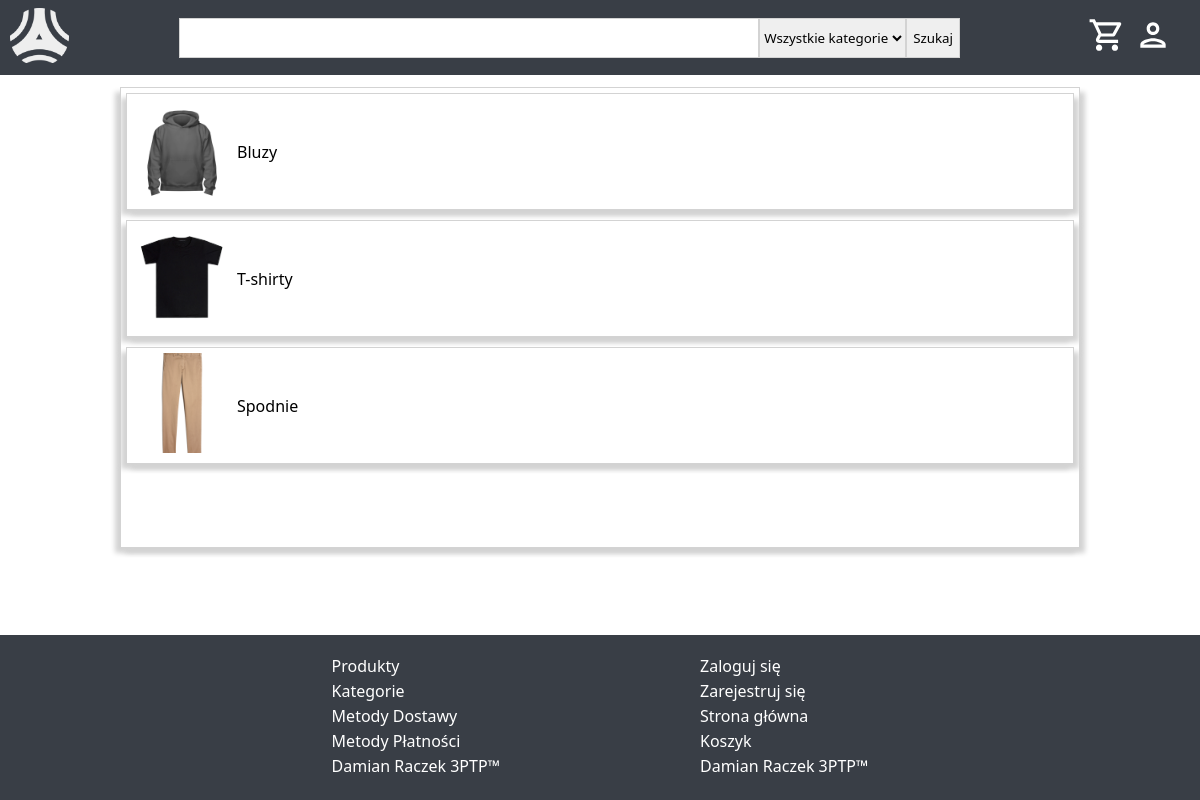
The page /categories on the database its author committed.
### tables this page shows
CREATE TABLE `categories` (
  `id` bigint(20) NOT NULL,
  `name` varchar(255) NOT NULL,
  `image_path` varchar(255) NOT NULL,
  `created_date` datetime NOT NULL,
  `user_id_created` bigint(20) NOT NULL,
  `last_modified_date` datetime NOT NULL,
  `user_id_last_modified` bigint(20) NOT NULL,
  `status` tinyint(3) UNSIGNED NOT NULL
);

### MVC/controllers/Controller.php (called while the page is built, shortened)
<?php
class Controller{
    public function loadView($name, $data, $return){
        include($name.".php");
        if($return===true){
           return ob_get_clean();
        }
    }
}

### MVC/models/databaseModels/CategoryModel.php (called while the page is built, shortened)
<?php
class CategoryModel{
    public function getCategories(){
        $dbh = include("MVC/models/databaseModels/Database.php");
        $query = "SELECT id, name, image_path FROM categories WHERE STATUS = ?";
        $stmt = $dbh->prepare($query);
        $stmt->execute([StatusEnum::ACTIVE]);
        $result = $stmt->fetchAll();
        return $result;
    }
}

### MVC/views/categories/categoriesList.php (the view, shortened to what this page needs)
<!DOCTYPE html>
<html lang="en">
<head>
    <?php echo $data['styles']; ?>
    <link rel="stylesheet" href="/dRaczekProjekt/css/categoriesList.css">
</head>
<body>
    <?php echo $data['header']; ?>
    <main>
        <div class="items">
            <?php foreach($data['categories'] as $category): ?>
                <a class="item" href="/dRaczekProjekt/products?page=1&size=20&categoryId=<?php echo $category['id']; ?>">
                    <div class="img-wrapper">
                        <img src="/dRaczekProjekt/<?php echo $category['image_path']; ?>">
                    </div>
                    <div class="name">
                        <?php echo $category['name']; ?>
                    </div>
                </a>
            <?php endforeach; ?>
        </div>
    </main>
    <?php echo $data['footer']; ?>
</body>
</html>

### router/Router.php (shortened to what this page needs)
<?php
class Router {
    function routeRequest($requestUri, $routes) {
        $requestUri=urldecode($requestUri);
        foreach ($routes as $route => $params) {
            $pattern = str_replace(':id', '(\d+)', $route);
            $pattern = str_replace(":token", '([A-Za-z\d]+)', $pattern);
            $pattern = str_replace(":pageableUsers", '\?((page=(\d)+)(&size=(\d)+)((&email=([A-Za-z\d])+)*)((&firstName=([\p{L}\p{N}\s])+)*)((&lastName=([\p{L}\p{N}\s])+)*)((&status=(\d)+)*)((&createdDate=([\d-])+)*)((&id=(\d)+)*)((&orderBy=([A-Za-z_])+)*)((&order=([A-Za-z])+)*))', $pattern);
            $pattern = str_replace(":pageableProductsUser", '(\?page=(\d)+&size=(\d)+((&text=([\p{L}\p{N}\s]*))*)((&categoryId=(\d)+)*)((&gender=(\d)+)*)((&price_from=(\d)+)*)((&price_to=(\d)+)*)((&productSize=(\d)+)*)((&colour=(\d)+)*)((&orderBy=([\p{L}\p{N}_])+)*)((&order=([\p{L}])+)*))', $pattern);
            $pattern = str_replace(":pageableCategories", '\?((page=(\d)+)(&size=(\d)+)((&name=([\p{L}\p{N}\s])+)*)((&status=(\d)+)*)((&createdDate=([\d-])+)*)((&id=(\d)+)*)((&orderBy=([A-Za-z_])+)*)((&order=([A-Za-z])+)*))', $pattern);
            $pattern = str_replace(":pageableProducts", '\?((page=(\d)+)(&size=(\d)+)((&name=([\p{L}\p{N}\s])+)*)((&categoryId=(\d)+)*)((&description=([\p{L}\p{N}\s.,:;"\'() \n-])+)*)((&priceFrom=(\d+(?:\.\d+)?))*)((&priceTo=(\d+(?:\.\d+)?))*)((&quantityFrom=(\d)+)*)((&quantityTo=(\d)+)*)((&productSize=(\d)+)*)((&colour=(\d)+)*)((&gender=(\d)+)*)((&viewCountFrom=(\d)+)*)((&viewCountTo=(\d)+)*)((&status=(\d)+)*)((&createdDate=([\d-])+)*)((&id=(\d)+)*)((&orderBy=([A-Za-z_])+)*)((&order=([A-Za-z])+)*))', $pattern);
            $pattern = str_replace(":pageableOrders", '\?((page=(\d)+)(&size=(\d)+)((&first_name=([\p{L}\p{N}\s])+)*)((&last_name=([\p{L}\p{N}\s])+)*)((&street=([\p{L}\p{N}\s])+)*)((&postal_code=([-\d])+)*)((&postal_city=([\p{L}\p{N}\s])+)*)((&country=([\p{L}\p{N}\s])+)*)((&nip=([\d])+)*)((&company_name=([\p{L}\p{N}\s])+)*)((&delivery_id=(\d)+)*)((&payment_method_id=(\d)+)*)((&payment_status=(\d)+)*)((&order_status=(\d)+)*)((&status=(\d)+)*)((&createdDate=([\d-])+)*)((&id=(\d)+)*)((&orderBy=([A-Za-z_])+)*)((&order=([A-Za-z])+)*))', $pattern);
            if (preg_match('#^'.$pattern.'$#u', $requestUri, $matches)) {
                $controller = new $params['controller']();
                $action = $params['action'];
                $params = array_slice($matches, 1);
                call_user_func_array(array($controller, $action), $params);
                return true;
            }
        }
        return false;
    }
  }

### css/header.css (style rules this page uses)
:root { --header-height:75px; --header-color:#393e46; --header-details-color:#5c6470; }

### css/basicLayout.css (style rules this page uses)
* { margin: 0; box-sizing: border-box; font-family: 'Segoe UI', Tahoma, Geneva, Verdana, sans-serif; }
body { min-height: 100vh; display: flex; flex-direction: column; max-width: 200px; min-width: 100%; }
main { flex:1; margin-top:var(--header-height); }

### css/categoriesList.css (style rules this page uses)
main { margin: calc(var(--header-height) + 1%) 10%; border: 1px solid lightgray; box-shadow: lightgray 5px 5px 5px,lightgray -5px 5px 5px; }
main .items .item .img-wrapper img { width: 100px; height: 100px; object-fit: cover; }
main .items { display: flex; flex-direction: column; flex-wrap: wrap; }
main .items .item .img-wrapper { padding: 5px; }
main .items .item { color: black; text-decoration: none; display: grid; grid-template-columns: auto 1fr; justify-content: center; align-items: center; border: 1px solid lightgray; box-shadow: lightgray 5px 5px 5px,lightgray -5px 5px 5px; margin: 5px; }

### rows shown on the page
categories: image_path (picture), name "Bluzy"
categories: image_path (picture), name "T-shirty"
categories: image_path (picture), name "Spodnie"
